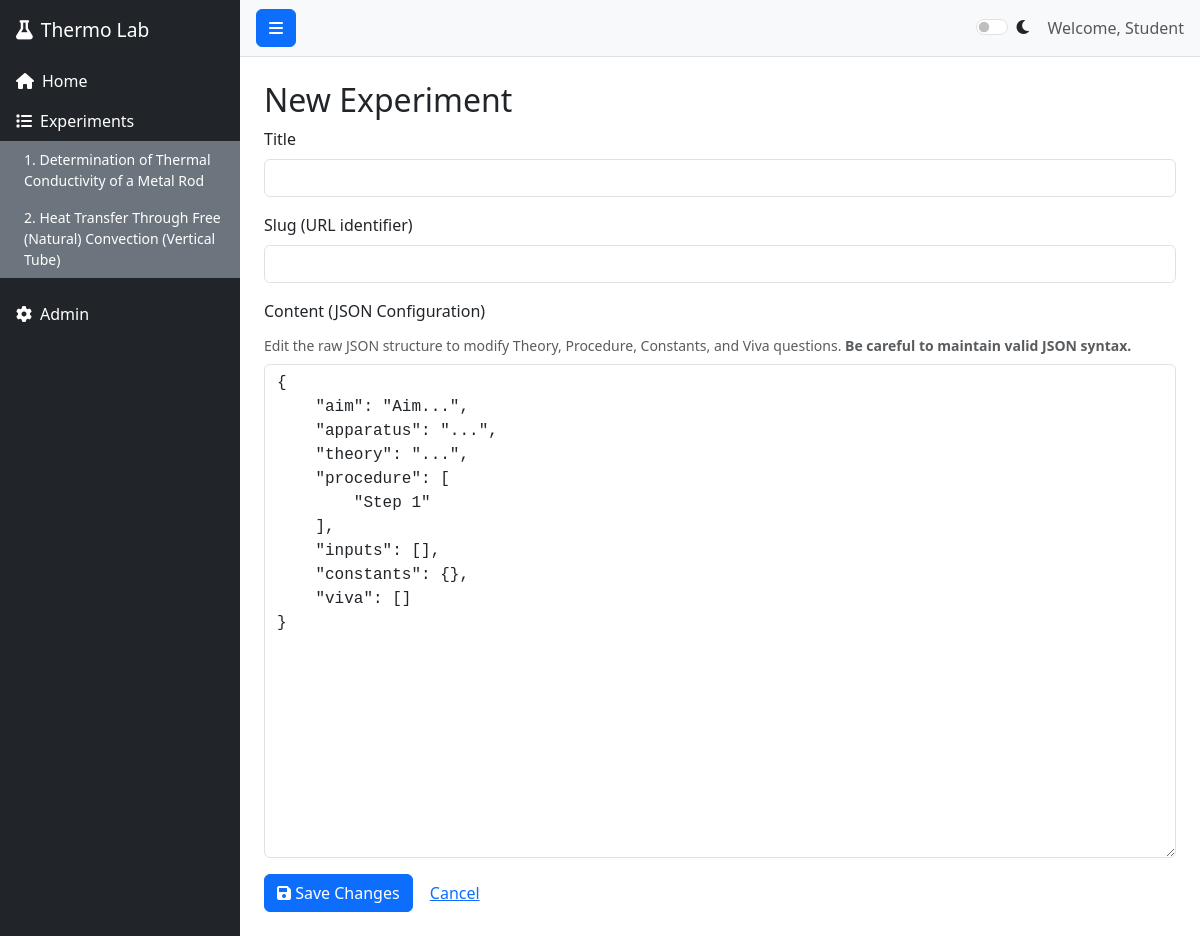
The page /admin/experiment/new on the database its author committed.
### app/models.py (models this page shows, shortened)
class Experiment(db.Model):
    id = db.Column(db.Integer, primary_key=True)
    slug = db.Column(db.String(64), unique=True, nullable=False)
    title = db.Column(db.String(128), nullable=False)
    content = db.Column(JSON, nullable=False)

### app/blueprints/admin.py (the view, shortened to what this page needs)
@bp.route('/experiment/new', methods=['GET', 'POST'])
def new_experiment():
    default_content = {
        "aim": "Aim...",
        "apparatus": "...",
        "theory": "...",
        "procedure": ["Step 1"],
        "inputs": [],
        "constants": {},
        "viva": []
    }
    return render_template('admin/edit_experiment.html', experiment=None, default_json=json.dumps(default_content, indent=4))

### app/__init__.py (called while the page is built)
def create_app():
    app = Flask(__name__, instance_relative_config=True)
    app.config.from_mapping(
        SECRET_KEY='dev',
        SQLALCHEMY_DATABASE_URI='sqlite:///' + os.path.join(app.instance_path, 'lab_manual.db'),
        SQLALCHEMY_TRACK_MODIFICATIONS=False,
    )
    try:
        os.makedirs(app.instance_path)
    except OSError:
        pass
    db.init_app(app)
    from .blueprints import main, admin, api
    app.register_blueprint(main.bp)
    app.register_blueprint(admin.bp)
    app.register_blueprint(api.bp)
    @app.context_processor
    def inject_experiments():
        try:
            from .models import Experiment
            return {"all_experiments": Experiment.query.all()}
        except Exception:
            return {"all_experiments": []}
    with app.app_context():
        db.create_all()
    return app

### app/templates/admin/edit_experiment.html
{% extends 'base.html' %}
{% block content %}
<div class="row">
    <div class="col-md-12">
        <h2>{% if experiment %}Edit{% else %}New{% endif %} Experiment</h2>
        <form method="POST">
            <div class="mb-3">
                <label class="form-label">Title</label>
                <input type="text" class="form-control" name="title"
                    value="{{ experiment.title if experiment else '' }}" required>
            </div>
            <div class="mb-3">
                <label class="form-label">Slug (URL identifier)</label>
                <input type="text" class="form-control" name="slug" value="{{ experiment.slug if experiment else '' }}"
                    required>
            </div>
            <div class="mb-3">
                <label class="form-label">Content (JSON Configuration)</label>
                <div class="form-text mb-2">
                    Edit the raw JSON structure to modify Theory, Procedure, Constants, and Viva questions.
                    <strong>Be careful to maintain valid JSON syntax.</strong>
                </div>
                <textarea class="form-control font-monospace" name="content_json" rows="20"
                    required>{{ experiment.content | tojson(indent=4) if experiment else default_json }}</textarea>
            </div>
            <button type="submit" class="btn btn-primary"><i class="fas fa-save"></i> Save Changes</button>
            <a href="{{ url_for('admin.dashboard') }}" class="btn btn-link">Cancel</a>
        </form>
    </div>
</div>
{% endblock %}

### app/templates/base.html (shortened to what this page needs)
<!DOCTYPE html>
<html lang="en">
<head>
    <link href="https://cdn.jsdelivr.net/npm/bootstrap@5.3.2/dist/css/bootstrap.min.css" rel="stylesheet">
    <link rel="stylesheet" href="https://cdnjs.cloudflare.com/ajax/libs/font-awesome/6.0.0/css/all.min.css">
    <link rel="stylesheet" href="{{ url_for('static', filename='css/style.css') }}">
</head>
<body>
    <div class="d-flex" id="wrapper">
        <div class="bg-dark text-white" id="sidebar-wrapper">
            <div class="sidebar-heading p-3">
                <i class="fas fa-flask me-2"></i>Thermo Lab
            </div>
            <div class="list-group list-group-flush">
                <a href="{{ url_for('main.index') }}" class="list-group-item list-group-item-action bg-dark text-white border-0">
                    <i class="fas fa-home me-2"></i>Home
                </a>
                <a href="#experimentsSubmenu" class="list-group-item list-group-item-action bg-dark text-white border-0" data-bs-toggle="collapse">
                    <i class="fas fa-list me-2"></i>Experiments
                </a>
                <div class="collapse show" id="experimentsSubmenu">
                    {% if all_experiments and all_experiments|length > 0 %}
                        {% for exp in all_experiments|sort(attribute='id') %}
                        <a href="{{ url_for('main.experiment_view', slug=exp.slug) }}" class="list-group-item list-group-item-action bg-secondary text-white border-0 ps-4 small">
                           {{ loop.index }}. {{ exp.title }}
                        </a>
                        {% endfor %}
                    {% else %}
                        <a href="{{ url_for('main.experiment_view', slug='therm-conductivity-metal-rod') }}" class="list-group-item list-group-item-action bg-secondary text-white border-0 ps-4 small">
                           1. Thermal Conductivity
                        </a>
                    {% endif %}
                </div>
                <a href="{{ url_for('admin.dashboard') }}" class="list-group-item list-group-item-action bg-dark text-white border-0 mt-3">
                    <i class="fas fa-cog me-2"></i>Admin
                </a>
            </div>
        </div>
        <div id="page-content-wrapper" class="w-100">
            <nav class="navbar navbar-expand-lg navbar-light bg-light border-bottom px-3">
                <button class="btn btn-primary" id="menu-toggle"><i class="fas fa-bars"></i></button>
                <div class="ms-auto d-flex align-items-center">
                    <div class="form-check form-switch me-3">
                        <input class="form-check-input" type="checkbox" id="darkModeToggle">
                        <label class="form-check-label" for="darkModeToggle"><i class="fas fa-moon"></i></label>
                    </div>
                    <span class="navbar-text">
                        Welcome, Student
                    </span>
                </div>
            </nav>
            <div class="container-fluid p-4">
                {% block content %}{% endblock %}
            </div>
        </div>
    </div>
</body>
</html>

### app/static/css/style.css (style rules this page uses)
body { overflow-x: hidden; font-family: 'Segoe UI', Tahoma, Geneva, Verdana, sans-serif; }
#sidebar-wrapper { min-height: 100vh; margin-left: -15rem; transition: margin 0.25s ease-out; width: 15rem; }
#sidebar-wrapper .sidebar-heading { padding: 0.875rem 1.25rem; font-size: 1.2rem; }
#sidebar-wrapper .list-group { width: 15rem; }
#page-content-wrapper { min-width: 100vw; }
@media (min-width: 768px) { #sidebar-wrapper { margin-left: 0; } }
@media (min-width: 768px) { #page-content-wrapper { min-width: 0; width: 100%; } }

### rows shown on the page
Experiment: title "Determination of Thermal Conductivity of a Metal Rod"
Experiment: title "Heat Transfer Through Free (Natural) Convection (Vertical Tube)"
